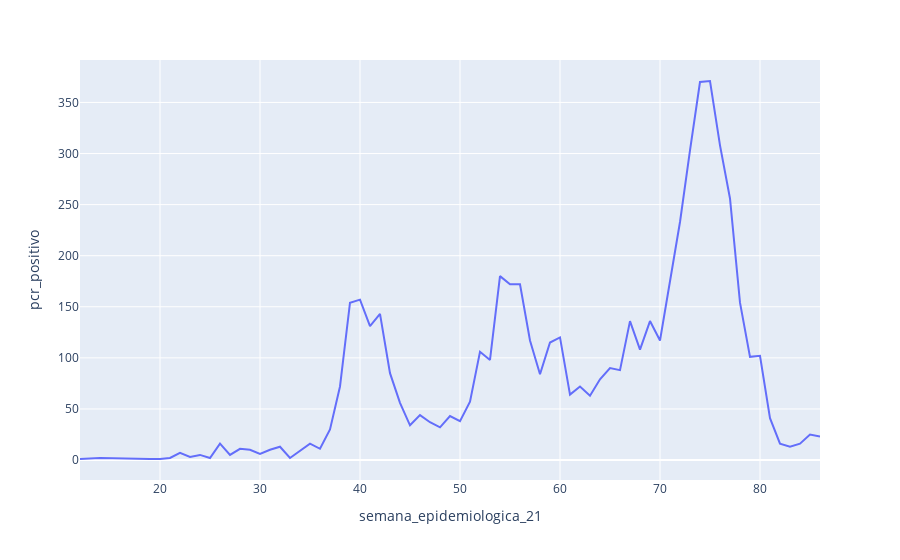

Notebook source saved alongside this figure:
### Code cell
px.line(data_positivo.reset_index(),
        x= 'semana_epidemiologica_21',
        y= 'pcr_positivo'
)

### Figure 1 — Plotly figure (JSON) as saved in the notebook; plotly's stock layout.template omitted (floating-point values rounded to 4 significant figures)
{"data": [{"hovertemplate": "semana_epidemiologica_21=%{x}<br>pcr_positivo=%{y}<extra></extra>", "legendgroup": "", "line": {"color": "#636efa", "dash": "solid"}, "mode": "lines", "name": "", "orientation": "v", "showlegend": false, "type": "scatter", "x": [12, 14, 19, 20, 21, 22, 23, 24, 25, 26, 27, 28, 29, 30, 31, 32, 33, 34, 35, 36, 37, 38, 39, 40, 41, 42, 43, 44, 45, 46, 47, 48, 49, 50, 51, 52, 53, 54, 55, 56, 57, 58, 59, 60, 61, 62, 63, 64, 65, 66, 67, 68, 69, 70, 71, 72, 73, 74, 75, 76, 77, 78, 79, 80, 81, 82, 83, 84, 85, 86], "xaxis": "x", "y": [1, 2, 1, 1, 2, 7, 3, 5, 2, 16, 5, 11, 10, 6, 10, 13, 2, 9, 16, 11, 30, 72, 154, 157, 131, 143, 85, 56, 34, 44, 37, 32, 43, 38, 57, 106, 98, 180, 172, 172, 117, 84, 115, 120, 64, 72, 63, 79, 90, 88, 136, 108, 136, 117, 174, 233, 303, 370, 371, 308, 256, 154, 101, 102, 41, 16, 13, 16, 25, 23], "yaxis": "y"}], "layout": {"legend": {"tracegroupgap": 0}, "margin": {"t": 60}, "xaxis": {"anchor": "y", "domain": [0, 1], "title": {"text": "semana_epidemiologica_21"}}, "yaxis": {"anchor": "x", "domain": [0, 1], "title": {"text": "pcr_positivo"}}}}
